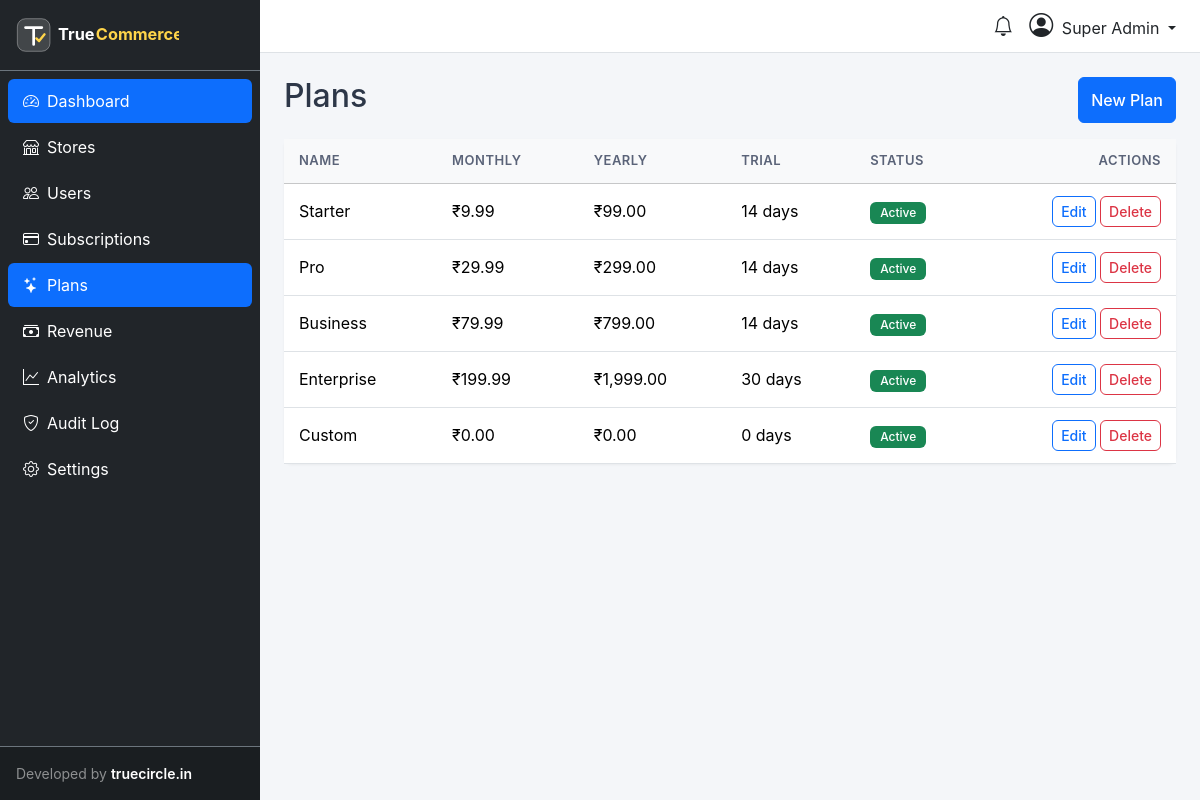
Screenshot of /admin/plans (signed in) with the database file from the repository.
### tables this page shows
CREATE TABLE `users` (
  `id` INT UNSIGNED NOT NULL AUTO_INCREMENT,
  `name` VARCHAR(191) NOT NULL,
  `email` VARCHAR(191) NOT NULL,
  `password` VARCHAR(255) NOT NULL,
  `phone` VARCHAR(20) DEFAULT NULL,
  `avatar` VARCHAR(255) DEFAULT NULL,
  `role` ENUM('super_admin','store_owner','vendor','customer') NOT NULL DEFAULT 'customer',
  `status` ENUM('active','inactive','banned','pending') NOT NULL DEFAULT 'pending',
  `email_verified_at` TIMESTAMP NULL DEFAULT NULL,
  `email_verify_token` VARCHAR(100) DEFAULT NULL,
  `two_factor_secret` VARCHAR(255) DEFAULT NULL,
  `two_factor_enabled` TINYINT(1) NOT NULL DEFAULT 0,
  `two_factor_recovery_codes` TEXT DEFAULT NULL,
  `google_id` VARCHAR(100) DEFAULT NULL,
  `facebook_id` VARCHAR(100) DEFAULT NULL,
  `last_login_at` TIMESTAMP NULL DEFAULT NULL,
  `last_login_ip` VARCHAR(45) DEFAULT NULL,
  `remember_token` VARCHAR(100) DEFAULT NULL,
  `created_at` TIMESTAMP NOT NULL DEFAULT CURRENT_TIMESTAMP,
  `updated_at` TIMESTAMP NOT NULL DEFAULT CURRENT_TIMESTAMP ON UPDATE CURRENT_TIMESTAMP,
  PRIMARY KEY (`id`),
  UNIQUE KEY `users_email_unique` (`email`),
  KEY `idx_users_role` (`role`),
  KEY `idx_users_status` (`status`)
);

CREATE TABLE `plans` (
  `id` INT UNSIGNED NOT NULL AUTO_INCREMENT,
  `name` VARCHAR(100) NOT NULL,
  `slug` VARCHAR(100) NOT NULL,
  `description` TEXT DEFAULT NULL,
  `price_monthly` DECIMAL(10,2) NOT NULL DEFAULT 0.00,
  `price_yearly` DECIMAL(10,2) NOT NULL DEFAULT 0.00,
  `currency` VARCHAR(3) NOT NULL DEFAULT 'INR',
  `trial_days` INT NOT NULL DEFAULT 0,
  `products_limit` INT DEFAULT NULL COMMENT 'NULL = unlimited',
  `vendors_limit` INT DEFAULT NULL,
  `storage_limit_mb` INT DEFAULT NULL,
  `orders_limit` INT DEFAULT NULL,
  `staff_limit` INT DEFAULT NULL,
  `custom_domain` TINYINT(1) NOT NULL DEFAULT 0,
  `analytics` TINYINT(1) NOT NULL DEFAULT 0,
  `api_access` TINYINT(1) NOT NULL DEFAULT 0,
  `marketplace_enabled` TINYINT(1) NOT NULL DEFAULT 0,
  `priority_support` TINYINT(1) NOT NULL DEFAULT 0,
  `stripe_price_id_monthly` VARCHAR(100) DEFAULT NULL,
  `stripe_price_id_yearly` VARCHAR(100) DEFAULT NULL,
  `razorpay_plan_id_monthly` VARCHAR(100) DEFAULT NULL,
  `razorpay_plan_id_yearly` VARCHAR(100) DEFAULT NULL,
  `is_active` TINYINT(1) NOT NULL DEFAULT 1,
  `sort_order` INT NOT NULL DEFAULT 0,
  `features` JSON DEFAULT NULL,
  `created_at` TIMESTAMP NOT NULL DEFAULT CURRENT_TIMESTAMP,
  `updated_at` TIMESTAMP NOT NULL DEFAULT CURRENT_TIMESTAMP ON UPDATE CURRENT_TIMESTAMP,
  PRIMARY KEY (`id`),
  UNIQUE KEY `plans_slug_unique` (`slug`)
);

### app/Controllers/AdminController.php (called while the page is built, shortened)
<?php
class AdminController extends Controller {
    public function plans(): void {
        $plans = Database::fetchAll("SELECT * FROM plans ORDER BY sort_order");
        $featureSet = self::planFeaturePresets();
        foreach ($plans as $p) {
            $decoded = json_decode($p['features'] ?? '[]', true);
            if (is_array($decoded)) {
                foreach ($decoded as $f) {
                    $f = trim((string)$f);
                    if ($f !== '' && !in_array($f, $featureSet, true)) $featureSet[] = $f;
                }
            }
        }
        $this->view('superadmin.plans.index', ['plans' => $plans, 'allFeatures' => $featureSet]);
    }
    public static function planFeaturePresets(): array {
        return [
            'Email support',
            'Priority support',
            'Dedicated support',
            'Account manager',
            'Basic analytics',
            'Advanced analytics',
            'Full analytics',
            'Custom domain',
            'API access',
            'White-label option',
            'Custom integrations',
            'SLA guarantee',
            'Staff accounts',
            'Multi-vendor marketplace',
        ];
    }
}

### app/Middleware/AdminMiddleware.php (called while the page is built, shortened)
<?php
class AdminMiddleware {
    public function handle(callable $next): void {
        $next();
    }
}

### app/Middleware/AuthMiddleware.php (called while the page is built, shortened)
<?php
class AuthMiddleware {
    public function handle(callable $next): void {
        $next();
    }
}

### public/index.php (called while the page is built, shortened)
<?php
$router = require_once dirname(__DIR__) . '/core/bootstrap.php';
ActivityLogger::logPageView();
$router->dispatch($_SERVER['REQUEST_METHOD'] ?? 'GET', $uri);

### core/Database.php (called while the page is built, shortened)
<?php
class Database {
    private static ?PDO $instance = null;
    public static function getInstance(): PDO {
        if (self::$instance === null) {
            $cfg = require CONFIG_PATH . '/database.php';
            $dbPart = !empty($cfg['database']) ? "dbname={$cfg['database']};" : '';
            $dsn = "mysql:host={$cfg['host']};port={$cfg['port']};{$dbPart}charset={$cfg['charset']}";
            try {
                self::$instance = new PDO($dsn, $cfg['username'], $cfg['password'], [
                    PDO::ATTR_ERRMODE            => PDO::ERRMODE_EXCEPTION,
                    PDO::ATTR_DEFAULT_FETCH_MODE => PDO::FETCH_ASSOC,
                    PDO::ATTR_EMULATE_PREPARES   => false,
                    PDO::MYSQL_ATTR_INIT_COMMAND => "SET NAMES utf8mb4 COLLATE utf8mb4_unicode_ci",
                ]);
            } catch (PDOException $e) {
                error_log("DB Connection failed: " . $e->getMessage());
                throw new RuntimeException('Database connection failed: ' . $e->getMessage(), 0, $e);
            }
        }
        return self::$instance;
    }
    public static function query(string $sql, array $params = []): PDOStatement {
        $pdo  = self::getInstance();
        $stmt = $pdo->prepare($sql);
        $start = microtime(true);
        $stmt->execute($params);
        return $stmt;
    }
    public static function fetch(string $sql, array $params = []): ?array {
        return self::query($sql, $params)->fetch() ?: null;
    }
    public static function fetchAll(string $sql, array $params = []): array {
        return self::query($sql, $params)->fetchAll();
    }
}

### core/helpers.php (called while the page is built, shortened)
<?php
function e(mixed $value): string {
    return htmlspecialchars((string)$value, ENT_QUOTES | ENT_SUBSTITUTE, 'UTF-8');
}
function auth(): ?array {
    return Auth::user();
}
function money(float $amount, string $currency = 'INR', string $symbol = '₹'): string {
    return $symbol . number_format($amount, 2);
}

### core/Auth.php (called while the page is built, shortened)
<?php
class Auth {
    private static ?array $user = null;
    public static function user(): ?array {
        if (self::$user !== null) {
            return self::$user;
        }
        $userId = Session::get('auth_user_id');
        if ($userId) {
            self::$user = Database::fetch("SELECT * FROM users WHERE id = ? AND status = 'active'", [$userId]);
            return self::$user;
        }
        return null;
    }
    public static function id(): ?int {
        return static::user()['id'] ?? null;
    }
}

### app/Services/ActivityLogger.php (called while the page is built, shortened)
<?php
class ActivityLogger {
    public static function log(
        string $action,
        ?string $description = null,
        ?int $userId = null,
        ?int $storeId = null,
        ?array $metadata = null
    ): void {
        try {
            $req = new Request();
            Database::insert('activity_logs', [
                'user_id'     => $userId   ?? Auth::id(),
                'store_id'    => $storeId,
                'action'      => $action,
                'description' => $description ? mb_substr($description, 0, 500) : null,
                'method'      => $_SERVER['REQUEST_METHOD'] ?? null,
                'path'        => isset($_SERVER['REQUEST_URI']) ? mb_substr($_SERVER['REQUEST_URI'], 0, 500) : null,
                'ip_address'  => $req->ip(),
                'user_agent'  => mb_substr($_SERVER['HTTP_USER_AGENT'] ?? '', 0, 500),
                'metadata'    => $metadata ? json_encode($metadata, JSON_UNESCAPED_UNICODE | JSON_UNESCAPED_SLASHES) : null,
            ]);
        } catch (Throwable $e) {
            logError('ActivityLogger failed: ' . $e->getMessage());
        }
    }
    public static function logPageView(): void {
        self::log('page.view');
    }
}

### app/Views/superadmin/plans/index.php (the view, shortened to what this page needs)
<div class="d-flex justify-content-between mb-3"><h2>Plans</h2>
    <button class="btn btn-primary" data-bs-toggle="modal" data-bs-target="#addPlan">New Plan</button></div>
<div class="card"><table class="table mb-0">
<thead class="table-light"><tr><th>Name</th><th>Monthly</th><th>Yearly</th><th>Trial</th><th>Status</th><th class="text-end">Actions</th></tr></thead><tbody>
<?php foreach ($plans as $p): ?>
<tr>
    <td><?= e($p['name']) ?></td>
    <td><?= money($p['price_monthly']) ?></td>
    <td><?= money($p['price_yearly']) ?></td>
    <td><?= (int)$p['trial_days'] ?> days</td>
    <td><span class="badge bg-<?= $p['is_active']?'success':'secondary' ?>"><?= $p['is_active']?'Active':'Off' ?></span></td>
    <td class="text-end">
        <button class="btn btn-sm btn-outline-primary"
                data-bs-toggle="modal"
                data-bs-target="#editPlan-<?= (int)$p['id'] ?>">Edit</button>
        <button class="btn btn-sm btn-outline-danger"
                onclick="if(confirm('Delete?'))fetch('/admin/plans/<?= (int)$p['id'] ?>',{method:'DELETE',headers:{'X-CSRF-Token':document.querySelector('meta[name=csrf-token]').content}}).then(()=>location.reload())">Delete</button>
    </td>
</tr>
<?php endforeach; ?>
</tbody></table></div>

### core/Router.php (shortened to what this page needs)
<?php
class Router {
    private array $routes = [];
    private string $prefix = '';
    private array $groupMiddleware = [];
    public function group(array $options, callable $callback): void {
        $prevPrefix     = $this->prefix;
        $prevMiddleware = $this->groupMiddleware;
        $this->prefix           .= $options['prefix'] ?? '';
        $this->groupMiddleware   = array_merge($this->groupMiddleware, $options['middleware'] ?? []);
        $this->prefix          = $prevPrefix;
        $this->groupMiddleware = $prevMiddleware;
    }
    private function addRoute(string $method, string $path, $handler, string $name): self {
        $fullPath = rtrim($this->prefix . $path, '/') ?: '/';
        $pattern  = $this->compilePattern($fullPath);
        $route = [
            'method'     => $method,
            'path'       => $fullPath,
            'pattern'    => $pattern,
            'handler'    => $handler,
            'middleware' => $this->groupMiddleware,
            'name'       => $name,
        ];
        $this->routes[] = $route;
        return $this;
    }
    private function compilePattern(string $path): string {
        $pattern = preg_replace('/\{([a-zA-Z_][a-zA-Z0-9_]*)\}/', '([^/]+)', $path);
        $pattern = preg_replace('/\{([a-zA-Z_][a-zA-Z0-9_]*)\?\}/', '?([^/]*)?', $pattern);
        return '#^' . $pattern . '$#';
    }
    public function dispatch(string $method, string $uri): void {
        $uri = strtok($uri, '?');
        $uri = rtrim($uri, '/') ?: '/';
        $method = strtoupper($method);
        foreach ($this->routes as $route) {
            if ($route['method'] !== $method && $route['method'] !== 'ANY') {
                continue;
            }
            if (preg_match($route['pattern'], $uri, $matches)) {
                array_shift($matches);
                $params = array_values(array_filter($matches, fn($v) => $v !== ''));
                $this->runMiddleware($route['middleware'], function() use ($route, $params) {
                    $this->callHandler($route['handler'], $params);
                });
                return;
            }
        }
    }
    private function runMiddleware(array $middleware, callable $final): void {
        $chain = array_reverse($middleware);
        $next  = $final;
        foreach ($chain as $mw) {
            $next = function() use ($mw, $next) {
                $instance = new $mw();
                $instance->handle($next);
            };
        }
        $next();
    }
    private function callHandler($handler, array $params): void {
        if (is_string($handler)) {
            [$class, $method] = explode('@', $handler);
            $controller = new $class();
            call_user_func_array([$controller, $method], $params);
            return;
        }
        throw new RuntimeException("Invalid route handler");
    }
}

### app/Views/partials/topbar.php (shortened to what this page needs)
<?php $u = auth(); $isImpersonating = ($u['role'] ?? '') === 'super_admin' && Session::get('super_admin_active_store_id'); ?>
<nav class="navbar navbar-light bg-white border-bottom px-4">
    <div class="d-flex w-100 justify-content-between align-items-center">
        <div class="d-flex align-items-center gap-3">
            <a href="/dashboard/notifications" class="text-dark position-relative">
                <i class="bi bi-bell fs-5"></i>
            </a>
            <div class="dropdown">
                <a class="dropdown-toggle text-dark text-decoration-none" data-bs-toggle="dropdown" href="#">
                    <?php if (!empty($u['avatar'])): ?>
                        <img src="<?= e($u['avatar']) ?>" class="rounded-circle me-2" width="32" height="32">
                    <?php else: ?>
                        <i class="bi bi-person-circle fs-4 me-1"></i>
                    <?php endif; ?>
                    <?= e($u['name']) ?>
                </a>
            </div>
        </div>
    </div>
</nav>

### public/css/admin.css (style rules this page uses)
body { font-family: -apple-system, BlinkMacSystemFont, 'Inter', 'Segoe UI', sans-serif; background: #f4f6f9; color: #2d3748; }
.card { border: none; border-radius: 8px; box-shadow: 0 1px 3px rgba(0,0,0,.05); }
.btn { border-radius: 6px; font-weight: 500; }
.btn-primary { background: #0d6efd; border-color: #0d6efd; }
.table th { font-weight: 600; font-size: 13px; color: #5a6378; text-transform: uppercase; letter-spacing: .5px; padding: 12px 15px; }
.table td { padding: 12px 15px; vertical-align: middle; }
.badge { font-weight: 500; padding: 5px 10px; }

### rows the page displays
users: role "super_admin" (drawn), name "Super Admin"
plans: name "Starter", price_monthly "₹9.99", price_yearly "₹99.00", trial_days "14", is_active "Active"
plans: name "Pro", price_monthly "₹29.99", price_yearly "₹299.00", trial_days "14", is_active "Active"
plans: name "Business", price_monthly "₹79.99", price_yearly "₹799.00", trial_days "14", is_active "Active"
plans: name "Enterprise", price_monthly "₹199.99", price_yearly "₹1,999.00", trial_days "30", is_active "Active"
plans: name "Custom", price_monthly "₹0.00", price_yearly "₹0.00", trial_days "0", is_active "Active"
